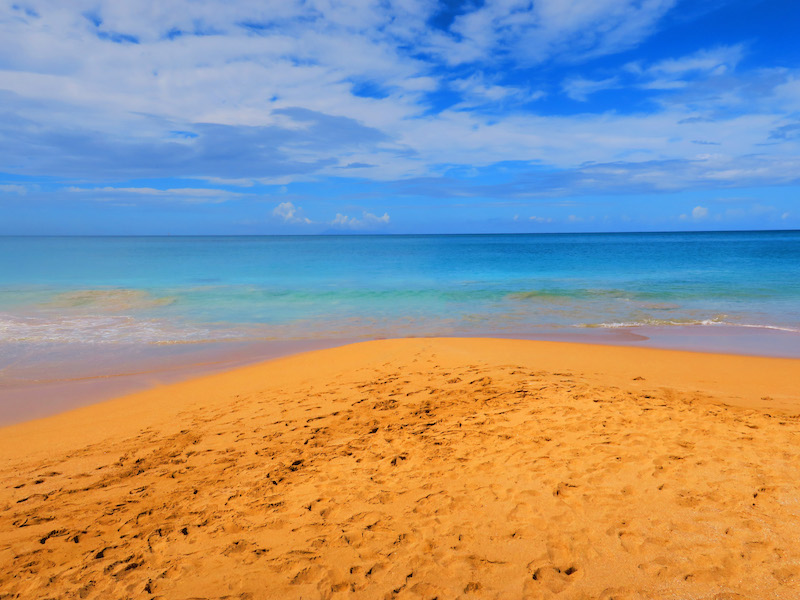
#> input picture beach.jpg, 800 x 600 px
$ python wk7_prove.py
#> lines starting #> are read from the running program, lines starting #| are printed output that depends on the picture
from PIL import Image
beach_original = Image.open('beach.jpg')
#> beach_original is the input picture: PIL image 800x600 RGB; mean R, G, B 152.6, 148, 143.9
beach_original.show()
width, height = beach_original.size
#> width = 800; height = 600
pixels_beach_original = beach_original.load()

for y in range(0, height):
    for x in range(0, width):
        (r, g, b) = pixels_beach_original[x, y]
        new_red = r + 100
        pixels_beach_original[x, y] = (new_red, g, b)

beach_original.show()
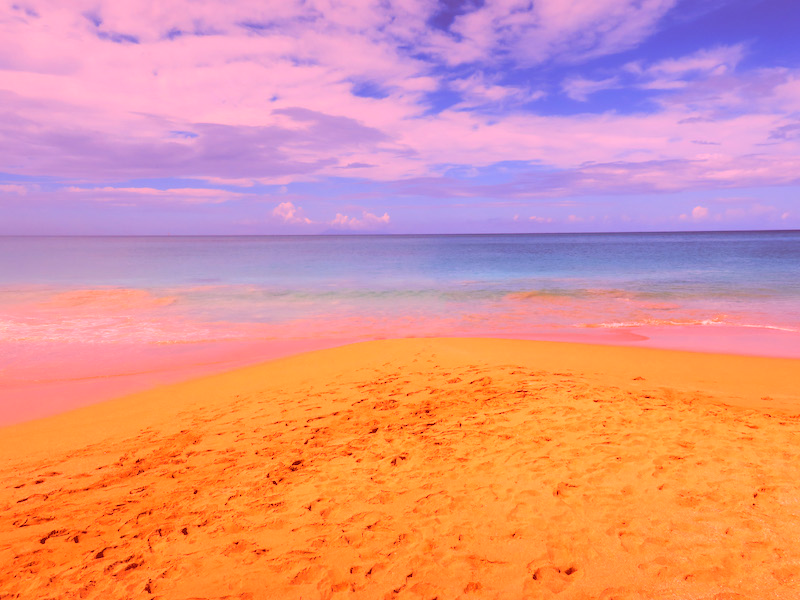
#> shown: PIL image 800x600 RGB; mean R, G, B 222.4, 148, 143.9
#beach_original.save('red_beach.jpg')


#to open the image in a new window
#image_original.show()

#find the size of image and store dimensions as variables width and height.
#width, height = image_original.size

#store the pixels of the image in a new vairable
#pixels_original = image_original.load()

#to access the rgb values at coordinate x, y, and store them as variables r, g, b.
#r, g, b = pixels_original[x, y]

#to see what the pixel value is:
#print(pixels_original[x, y])

#to see what the format of the image is
#print(image_beach.format)

#to set new rgb values for pixel at location x,y
#pixels_original[x, y] = (r, g, b)

#to save image to a new file
#image_original.save('the_file_goes_here.jpg')
